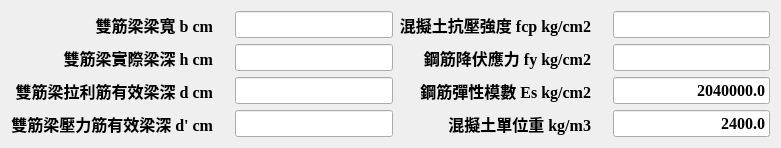
   <widget class="QWidget" name="layoutWidget">
    <property name="geometry">
     <rect>
      <x>20</x>
      <y>0</y>
      <width>781</width>
      <height>120</height>
     </rect>
    </property>
    <layout class="QGridLayout" name="gridLayout">
     <item row="0" column="0">
      <widget class="QLabel" name="lab_b">
       <property name="font">
        <font>
         <family>Times New Roman</family>
         <pointsize>12</pointsize>
         <weight>75</weight>
         <bold>true</bold>
        </font>
       </property>
       <property name="text">
        <string>雙筋梁梁寬 b cm    </string>
       </property>
       <property name="alignment">
        <set>Qt::AlignRight|Qt::AlignTrailing|Qt::AlignVCenter</set>
       </property>
      </widget>
     </item>
     <item row="0" column="1">
      <widget class="QLineEdit" name="txb_b">
       <property name="font">
        <font>
         <family>Times New Roman</family>
         <pointsize>12</pointsize>
         <weight>75</weight>
         <bold>true</bold>
        </font>
       </property>
       <property name="alignment">
        <set>Qt::AlignRight|Qt::AlignTrailing|Qt::AlignVCenter</set>
       </property>
      </widget>
     </item>
     <item row="0" column="2">
      <widget class="QLabel" name="lab_fcp_2">
       <property name="font">
        <font>
         <family>Times New Roman</family>
         <pointsize>12</pointsize>
         <weight>75</weight>
         <bold>true</bold>
        </font>
       </property>
       <property name="text">
        <string>混擬土抗壓強度 fcp kg/cm2    </string>
       </property>
       <property name="alignment">
        <set>Qt::AlignRight|Qt::AlignTrailing|Qt::AlignVCenter</set>
       </property>
      </widget>
     </item>
     <item row="0" column="3">
      <widget class="QLineEdit" name="txb_fcp">
       <property name="font">
        <font>
         <family>Times New Roman</family>
         <pointsize>12</pointsize>
         <weight>75</weight>
         <bold>true</bold>
        </font>
       </property>
       <property name="alignment">
        <set>Qt::AlignRight|Qt::AlignTrailing|Qt::AlignVCenter</set>
       </property>
      </widget>
     </item>
     <item row="1" column="0">
      <widget class="QLabel" name="lab_h">
       <property name="font">
        <font>
         <family>Times New Roman</family>
         <pointsize>12</pointsize>
         <weight>75</weight>
         <bold>true</bold>
        </font>
       </property>
       <property name="text">
        <string>雙筋梁實際梁深 h cm    </string>
       </property>
       <property name="alignment">
        <set>Qt::AlignRight|Qt::AlignTrailing|Qt::AlignVCenter</set>
       </property>
      </widget>
     </item>
     <item row="1" column="1">
      <widget class="QLineEdit" name="txb_h">
       <property name="font">
        <font>
         <family>Times New Roman</family>
         <pointsize>12</pointsize>
         <weight>75</weight>
         <bold>true</bold>
        </font>
       </property>
       <property name="alignment">
        <set>Qt::AlignRight|Qt::AlignTrailing|Qt::AlignVCenter</set>
       </property>
      </widget>
     </item>
     <item row="1" column="2">
      <widget class="QLabel" name="lab_fy_2">
       <property name="font">
        <font>
         <family>Times New Roman</family>
         <pointsize>12</pointsize>
         <weight>75</weight>
         <bold>true</bold>
        </font>
       </property>
       <property name="layoutDirection">
        <enum>Qt::LeftToRight</enum>
       </property>
       <property name="text">
        <string>鋼筋降伏應力 fy kg/cm2    </string>
       </property>
       <property name="alignment">
        <set>Qt::AlignRight|Qt::AlignTrailing|Qt::AlignVCenter</set>
       </property>
      </widget>
     </item>
     <item row="1" column="3">
      <widget class="QLineEdit" name="txb_fy">
       <property name="font">
        <font>
         <family>Times New Roman</family>
         <pointsize>12</pointsize>
         <weight>75</weight>
         <bold>true</bold>
        </font>
       </property>
       <property name="alignment">
        <set>Qt::AlignRight|Qt::AlignTrailing|Qt::AlignVCenter</set>
       </property>
      </widget>
     </item>
     <item row="2" column="0">
      <widget class="QLabel" name="lab_h_3">
       <property name="font">
        <font>
         <family>Times New Roman</family>
         <pointsize>12</pointsize>
         <weight>75</weight>
         <bold>true</bold>
        </font>
       </property>
       <property name="text">
        <string>雙筋梁拉利筋有效梁深 d cm    </string>
       </property>
       <property name="alignment">
        <set>Qt::AlignRight|Qt::AlignTrailing|Qt::AlignVCenter</set>
       </property>
      </widget>
     </item>
     <item row="2" column="1">
      <widget class="QLineEdit" name="txb_d">
       <property name="font">
        <font>
         <family>Times New Roman</family>
         <pointsize>12</pointsize>
         <weight>75</weight>
         <bold>true</bold>
        </font>
       </property>
       <property name="alignment">
        <set>Qt::AlignRight|Qt::AlignTrailing|Qt::AlignVCenter</set>
       </property>
      </widget>
     </item>
     <item row="2" column="2">
      <widget class="QLabel" name="lab_Es_2">
       <property name="font">
        <font>
         <family>Times New Roman</family>
         <pointsize>12</pointsize>
         <weight>75</weight>
         <bold>true</bold>
        </font>
       </property>
       <property name="text">
        <string>鋼筋彈性模數 Es kg/cm2    </string>
       </property>
       <property name="alignment">
        <set>Qt::AlignRight|Qt::AlignTrailing|Qt::AlignVCenter</set>
       </property>
      </widget>
     </item>
     <item row="2" column="3">
      <widget class="QLineEdit" name="txb_Es">
       <property name="font">
        <font>
         <family>Times New Roman</family>
         <pointsize>12</pointsize>
         <weight>75</weight>
         <bold>true</bold>
        </font>
       </property>
       <property name="text">
        <string>2040000.0</string>
       </property>
       <property name="alignment">
        <set>Qt::AlignRight|Qt::AlignTrailing|Qt::AlignVCenter</set>
       </property>
      </widget>
     </item>
     <item row="3" column="0">
      <widget class="QLabel" name="lab_h_4">
       <property name="font">
        <font>
         <family>Times New Roman</family>
         <pointsize>12</pointsize>
         <weight>75</weight>
         <bold>true</bold>
        </font>
       </property>
       <property name="text">
        <string>雙筋梁壓力筋有效梁深 d' cm    </string>
       </property>
       <property name="alignment">
        <set>Qt::AlignRight|Qt::AlignTrailing|Qt::AlignVCenter</set>
       </property>
      </widget>
     </item>
     <item row="3" column="1">
      <widget class="QLineEdit" name="txb_dp">
       <property name="font">
        <font>
         <family>Times New Roman</family>
         <pointsize>12</pointsize>
         <weight>75</weight>
         <bold>true</bold>
        </font>
       </property>
       <property name="alignment">
        <set>Qt::AlignRight|Qt::AlignTrailing|Qt::AlignVCenter</set>
       </property>
      </widget>
     </item>
     <item row="3" column="2">
      <widget class="QLabel" name="lab_unitWeight_2">
       <property name="font">
        <font>
         <family>Times New Roman</family>
         <pointsize>12</pointsize>
         <weight>75</weight>
         <bold>true</bold>
        </font>
       </property>
       <property name="layoutDirection">
        <enum>Qt::LeftToRight</enum>
       </property>
       <property name="text">
        <string>混擬土單位重 kg/m3    </string>
       </property>
       <property name="alignment">
        <set>Qt::AlignRight|Qt::AlignTrailing|Qt::AlignVCenter</set>
       </property>
      </widget>
     </item>
     <item row="3" column="3">
      <widget class="QLineEdit" name="txb_WperCubMeter">
       <property name="font">
        <font>
         <family>Times New Roman</family>
         <pointsize>12</pointsize>
         <weight>75</weight>
         <bold>true</bold>
        </font>
       </property>
       <property name="text">
        <string>2400.0</string>
       </property>
       <property name="alignment">
        <set>Qt::AlignRight|Qt::AlignTrailing|Qt::AlignVCenter</set>
       </property>
      </widget>
     </item>
    </layout>
   </widget>
